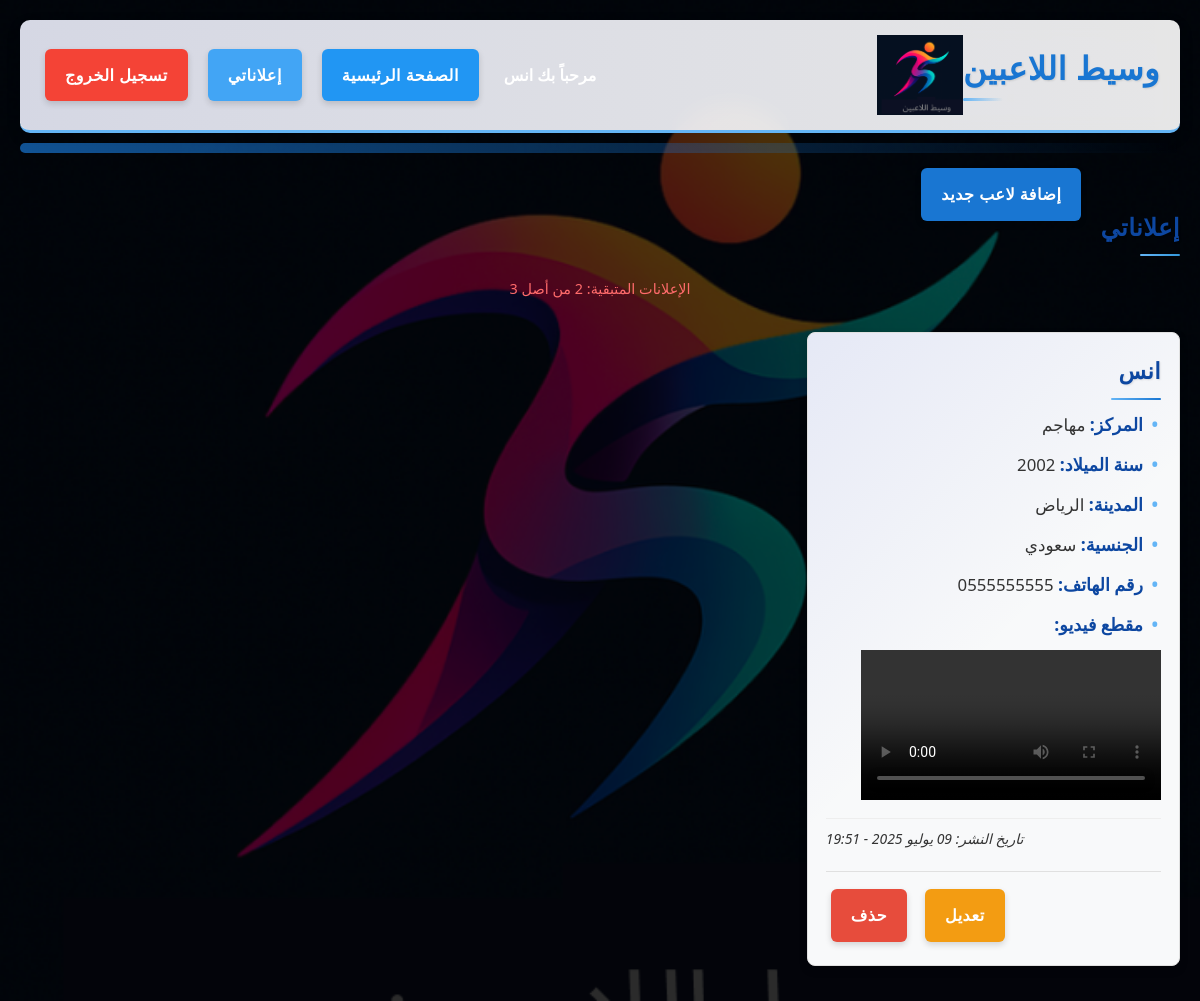
The app's page /my-ads/ (signed in) with its own data.
### authentication/models.py (models this page shows, shortened)
class CustomUser(AbstractUser):
    phone = models.CharField(
        max_length=15,
        unique=True,
        verbose_name="رقم الهاتف",
        help_text="رقم الهاتف يجب أن يكون فريداً"
    )
    birth_year = models.IntegerField(
        null=True,
        blank=True,
        verbose_name="سنة الميلاد"
    )
    city = models.CharField(
        max_length=100,
        blank=True,
        verbose_name="المدينة"
    )
    is_admin = models.BooleanField(
        default=False,
        verbose_name="مدير النظام"
    )
    created_at = models.DateTimeField(
        auto_now_add=True,
        verbose_name="تاريخ الإنشاء"
    )
    updated_at = models.DateTimeField(
        auto_now=True,
        verbose_name="تاريخ التحديث"
    )
    USERNAME_FIELD = 'phone'
    REQUIRED_FIELDS = ['username', 'first_name']
    class Meta:
        verbose_name = "مستخدم"
        verbose_name_plural = "المستخدمون"
    def get_full_name(self):
        return f"{self.first_name} {self.last_name}".strip() or self.phone

### players/models.py (models this page shows, shortened)
class Player(models.Model):
    POSITION_CHOICES = [
        ('حارس مرمى', 'حارس مرمى'),
        ('مدافع', 'مدافع'),
        ('وسط', 'وسط'),
        ('مهاجم', 'مهاجم'),
    ]
    NATIONALITY_CHOICES = [
        ('سعودي', 'سعودي'),
        ('أجنبي', 'أجنبي'),
        ('مواليد السعودية', 'مواليد السعودية'),
    ]
    CITY_CHOICES = [
        ('الرياض', 'الرياض'),
        ('جدة', 'جدة'),
        ('مكة المكرمة', 'مكة المكرمة'),
        ('المدينة المنورة', 'المدينة المنورة'),
        ('الدمام', 'الدمام'),
        ('الخبر', 'الخبر'),
        ('الظهران', 'الظهران'),
        ('الأحساء', 'الأحساء'),
        ('الطائف', 'الطائف'),
        ('جازان', 'جازان'),
        ('بريدة', 'بريدة'),
        ('تبوك', 'تبوك'),
        ('القطيف', 'القطيف'),
        ('خميس مشيط', 'خميس مشيط'),
        ('حفر الباطن', 'حفر الباطن'),
        ('الجبيل', 'الجبيل'),
        ('الخرج', 'الخرج'),
        ('أبها', 'أبها'),
        ('حائل', 'حائل'),
        ('نجران', 'نجران'),
        ('ينبع', 'ينبع'),
        ('صبيا', 'صبيا'),
        ('الباحة', 'الباحة'),
        ('سكاكا', 'سكاكا'),
        ('عرعر', 'عرعر'),
        ('عنيزة', 'عنيزة'),
        ('القريات', 'القريات'),
        ('أخرى', 'أخرى'),
    ]
    user = models.ForeignKey(
        settings.AUTH_USER_MODEL,
        on_delete=models.CASCADE,
        related_name='players',
        verbose_name="المستخدم"
    )
    name = models.CharField(
        max_length=100,
        verbose_name="اسم اللاعب"
    )
    image = models.ImageField(
        upload_to='player_images/',
        blank=True,
        null=True,
        verbose_name="صورة اللاعب"
    )
    position = models.CharField(
        max_length=20,
        choices=POSITION_CHOICES,
        verbose_name="المركز"
    )
    birth_year = models.IntegerField(
        validators=[MinValueValidator(1995), MaxValueValidator(2014)],
        verbose_name="سنة الميلاد"
    )
    height = models.IntegerField(
        validators=[MinValueValidator(100), MaxValueValidator(250)],
        verbose_name="الطول (سم)",
        null=True,
        blank=True
    )
    weight = models.IntegerField(
        validators=[MinValueValidator(30), MaxValueValidator(150)],
        verbose_name="الوزن (كجم)",
        null=True,
        blank=True
    )
    city = models.CharField(
        max_length=50,
        choices=CITY_CHOICES,
        verbose_name="المدينة"
    )
    nationality = models.CharField(
        max_length=20,
        choices=NATIONALITY_CHOICES,
        verbose_name="الجنسية"
    )
    phone = models.CharField(
        max_length=15,
        verbose_name="رقم الهاتف"
    )
    previous_clubs = models.TextField(
        blank=True,
        verbose_name="المسيرة الاحترافية",
        help_text="اكتب تفاصيل المسيرة الاحترافية للاعب"
    )
    description = models.TextField(
        blank=True,
        verbose_name="المهارات"
    )
    video = models.FileField(
        upload_to='player_videos/',
        blank=True,
        null=True,
        verbose_name="مقطع فيديو"
    )
    created_at = models.DateTimeField(
        auto_now_add=True,
        verbose_name="تاريخ الإنشاء"
    )
    updated_at = models.DateTimeField(
        auto_now=True,
        verbose_name="تاريخ التحديث"
    )
    is_active = models.BooleanField(
        default=True,
        verbose_name="نشط"
    )
    class Meta:
        verbose_name = "لاعب"
        verbose_name_plural = "اللاعبون"
        ordering = ['-created_at']

### players/views.py (the view)
# urls.py: path('my-ads/', views.my_ads, name='my_ads'),
@login_required
def my_ads(request):
    if request.user.is_superuser:
        players = Player.objects.filter(is_active=True).order_by('-created_at')
        total_players = players.count()
        remaining_ads = None
    else:
        players = Player.objects.filter(user=request.user, is_active=True).order_by('-created_at')
        total_players = players.count()
        remaining_ads = 3 - total_players
    context = {
        'players': players,
        'total_players': total_players,
        'remaining_ads': remaining_ads,
    }
    return render(request, 'players/my_ads.html', context)

### templates/players/my_ads.html (shortened to what this page needs)
{% extends 'base/base.html' %}
{% block content %}
    <section class="player-list">
        <h2>إعلاناتي</h2>
        <a href="{% url 'players:add_player' %}" class="btn add-btn">إضافة لاعب جديد</a>
        {% if not user.is_superuser %}
            <div class="ads-limit-warning">
                الإعلانات المتبقية: {{ remaining_ads }} من أصل 3
            </div>
        {% else %}
            <div class="admin-info-banner">
                أنت تتصفح بصلاحيات المدير - يمكنك التحكم في جميع الإعلانات ({{ total_players }} إعلان)
            </div>
        {% endif %}
        {% if players %}
            <div class="players-container">
                {% for player in players %}
                    <div class="player-card">
                        <h3>{{ player.name }}</h3>
                        <p><strong>المركز:</strong> {{ player.position }}</p>
                        <p><strong>سنة الميلاد:</strong> {{ player.birth_year }}</p>
                        <p><strong>المدينة:</strong> {{ player.city }}</p>
                        <p><strong>الجنسية:</strong> {{ player.nationality }}</p>
                        <p><strong>رقم الهاتف:</strong> {{ player.phone }}</p>
                        {% if player.video %}
                            <div class="player-video-container">
                                <p><strong>مقطع فيديو:</strong></p>
                                <video controls class="player-video">
                                    <source src="{{ player.video.url }}" type="video/mp4">
                                </video>
                            </div>
                        {% endif %}
                        <p class="player-date"><small>تاريخ النشر: {{ player.created_at|date:"d F Y - H:i" }}</small></p>
                        <div class="player-controls">
                            <a href="{% url 'players:edit_player' player.pk %}" class="btn edit-btn">تعديل</a>
                            <a href="{% url 'players:delete_player' player.pk %}" class="btn delete-btn" onclick="return confirm('هل أنت متأكد من حذف هذا اللاعب؟')">حذف</a>
                        </div>
                    </div>
                {% endfor %}
            </div>
        {% else %}
            <div class="no-ads-message">ليس لديك إعلانات حالياً.</div>
        {% endif %}
    </section>
{% endblock %}

### templates/base/base.html (shortened to what this page needs)
{% load static %}
<!DOCTYPE html>
<html lang="ar" dir="rtl">
<head>
    <link rel="stylesheet" href="{% static 'styles.css' %}">
</head>
<body>
    <header>
        <div> <class="auth-buttons">
           <h1> وسيط اللاعبين  </h1> </div>
        <div class="logo-container">
            <img src="{% static 'images/loig.png' %}" alt="شعار" class="logo-image">
        </div>
        <div class="auth-buttons">
            {% if user.is_authenticated %}
                <div class="user-panel">
                    <span class="welcome-message">مرحباً بك {{ user.get_full_name }}</span>
                    <a href="{% url 'players:player_list' %}" class="btn home-btn">الصفحة الرئيسية</a>
                    <a href="{% url 'players:my_ads' %}" class="btn my-ads-btn">إعلاناتي</a>
                    <a href="{% url 'authentication:logout' %}" class="btn logout-btn">تسجيل الخروج</a>
                </div>
            {% else %}
                <a href="{% url 'players:player_list' %}" class="btn home-btn">الصفحة الرئيسية</a>
                <a href="{% url 'authentication:login' %}" class="btn login-btn">تسجيل الدخول</a>
                <a href="{% url 'authentication:register' %}" class="btn register-btn">إنشاء حساب</a>
            {% endif %}
        </div>
    </header>
    <main>
        {% block content %}
        {% endblock %}
    </main>
</body>
</html>

### records on screen
CustomUser: get_full_name "انس"
Player: name "انس", position "مهاجم", birth_year "2002", city "الرياض", nationality "سعودي", phone "0555555555", created_at "09 يوليو 2025 - 19:51"
